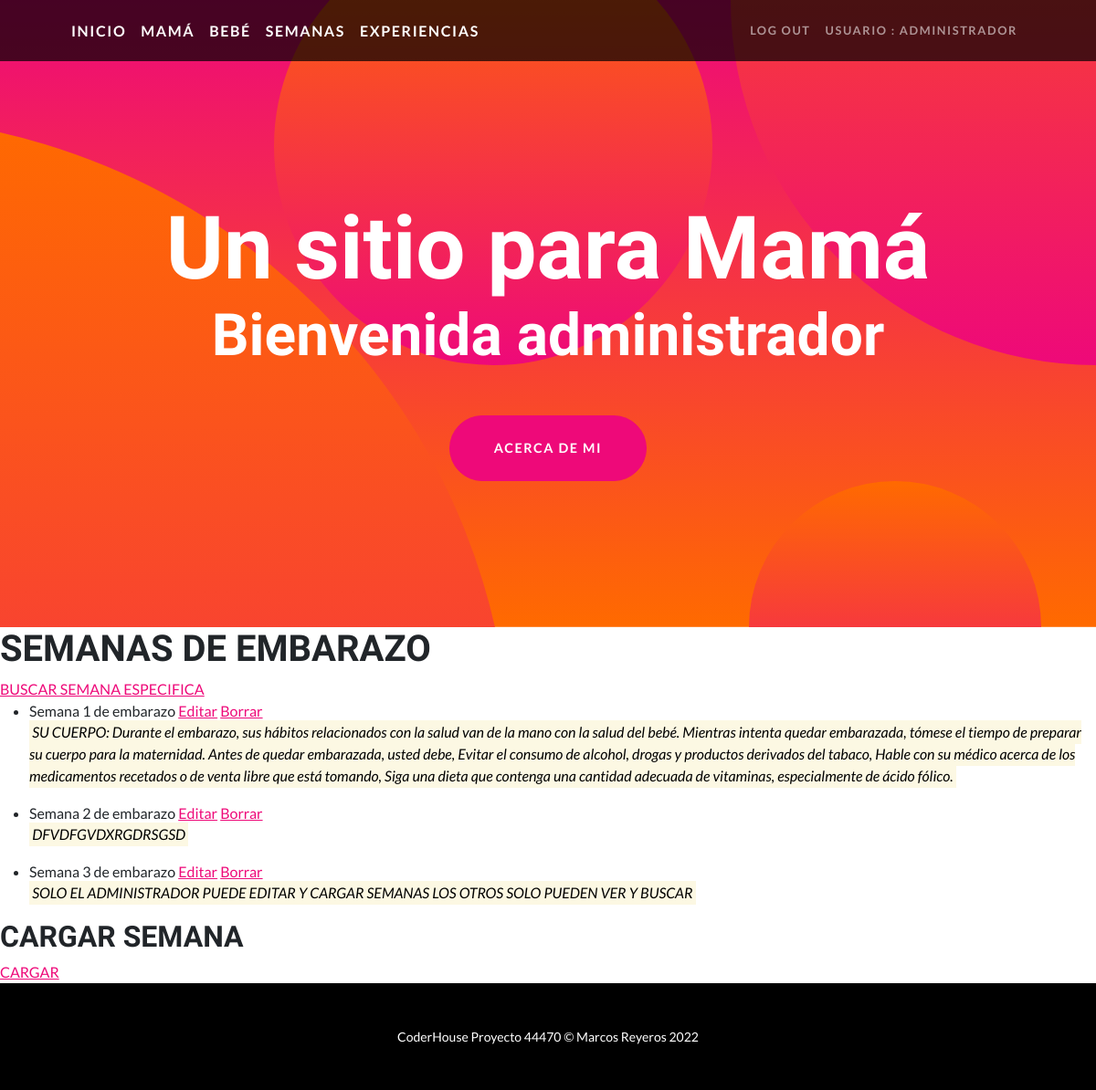
Screenshot of /semana/ (signed in) with the database file from the repository.
### appSitio/models.py (models this page shows)
class Semana(models.Model):
    semana = models.IntegerField()
    datos = models.TextField(max_length=2000, null=True)
    def __str__(self):
        return f"Semana {self.semana} de embarazo"

### appSitio/views.py (the view)
# urls.py: path("semana/", semana, name='ap-semana'),
@login_required
def semana(request):
    semana = Semana.objects.all()
    contexto = {"Listado_Semanas" : semana}
    return render(request, "appSitio/semana.html", contexto)

### appSitio/templates/appSitio/semana.html
{% extends 'appSitio/base.html' %}
{% block contenido %}
<h1>SEMANAS DE EMBARAZO</h1>
{% if Listado_Semanas %}
<a href="{% url 'busc-semana' %}"> BUSCAR SEMANA ESPECIFICA</a>
<ul>
    {% for semanas in Listado_Semanas %}
        <li>
            {% if request.user.is_superuser %}
                {{semanas}}  <a href="{% url 'editar-semana' semanas.id %}"> Editar</a> <a href="{% url 'eliminar-semana' semanas.id %}">Borrar </a>
            <p><em><mark>{{semanas.datos}}</mark></em></p>
            {% else %}
                {{semanas}}
                <p><em><mark>{{semanas.datos}}</mark></em></p>
            {% endif %}
        </li>
    {% endfor %}
</ul>
{% endif %}
{% if request.user.is_superuser %}
    <h2>CARGAR SEMANA</h2>
    <a href="{% url 'crear-semana' %}"> CARGAR</a>
{% endif %}
{% endblock %}

### appSitio/templates/appSitio/base.html (shortened to what this page needs)
<!DOCTYPE html>
<html lang="en">
    <head>
        {% load static %}
        <link href="{% static 'appSitio/css/styles.css' %}" rel="stylesheet" />
    </head>
    <body id="page-top">
        <nav class="navbar navbar-expand-lg navbar-dark navbar-custom fixed-top">
            <div class="container px-5">
                <a class="navbar-brand" href="{% url 'ap-inicio'%}">INICIO</a>
                <a class="navbar-brand" href="{% url 'ap-madre'%}"> MAMÁ</a>
                <a class="navbar-brand" href="{% url 'ap-bebe'%}"> BEBÉ</a>
                <a class="navbar-brand" href="{% url 'ap-semana'%}"> SEMANAS</a>
                <a class="navbar-brand" href="{% url 'ap-experiecias' %}"> EXPERIENCIAS</a>
                <div class="collapse navbar-collapse" id="navbarResponsive">
                    <ul class="navbar-nav ms-auto">
                        {% if request.user.is_authenticated %}
                            <li class="nav-item"><a class="nav-link" href="{% url 'ap-logout'%}">Log Out</a></li>
                            <li class="nav-item"><a class="nav-link" href="{% url 'ap-editarPerfil'%}">USUARIO : {{request.user.username}}</a></li>
                        {% else %}
                            <li class="nav-item"><a class="nav-link" href="{% url 'ap-login'%}">Log In</a></li>
                            <li class="nav-item"><a class="nav-link" href="{% url 'ap-registro'%}">Sign Up</a></li>
                        {% endif %}
                    </ul>
                </div>
            </div>
        </nav>
        <header class="masthead text-center text-white">
            <div class="masthead-content">
                <div class="container px-5">
                    <h1 class="masthead-heading mb-0">Un sitio para Mamá</h1>
                    {% if request.user.is_authenticated %}
                        <h2 class="masthead-subheading mb-0">Bienvenida {{request.user.username}} </h2>
                    {% else %}
                        <h2 class="masthead-subheading mb-0">Bienvenida</h2>
                    {% endif %}
                    <a class="btn btn-primary btn-xl rounded-pill mt-5" href="{% url 'ap-about' %}">ACERCA DE MI</a>
                </div>
            </div>
            <div class="bg-circle-1 bg-circle"></div>
            <div class="bg-circle-2 bg-circle"></div>
            <div class="bg-circle-3 bg-circle"></div>
            <div class="bg-circle-4 bg-circle"></div>
        </header>
        {% block contenido %}
        {% endblock %}
        <footer class="py-5 bg-black">
            <div class="container px-5"><p class="m-0 text-center text-white small">CoderHouse Proyecto 44470 &copy; Marcos Reyeros 2022</p></div>
        </footer>
    </body>
</html>

### rows the page displays
Semana: semana "Semana 1 de embarazo", datos "SU CUERPO: Durante el embarazo, sus hábitos relacionados con la salud van de la mano con la salud del bebé. Mientras intenta quedar embarazada, tómese el tiempo de preparar su cuerpo para la maternidad. Antes de quedar embarazada, usted debe, Evitar el consumo de alcohol, drogas y productos derivados del tabaco, Hable con su médico acerca de los medicamentos recetados o de venta libre que está tomando, Siga una dieta que contenga una cantidad adecuada de vitaminas, especialmente de ácido fólico."
Semana: semana "Semana 2 de embarazo", datos "DFVDFGVDXRGDRSGSD"
Semana: semana "Semana 3 de embarazo", datos "SOLO EL ADMINISTRADOR PUEDE EDITAR Y CARGAR SEMANAS LOS OTROS SOLO PUEDEN VER Y BUSCAR"

### other values shown
{{ request.user.username }} "ADMINISTRADOR"
{{ request.user.username }} "administrador"
